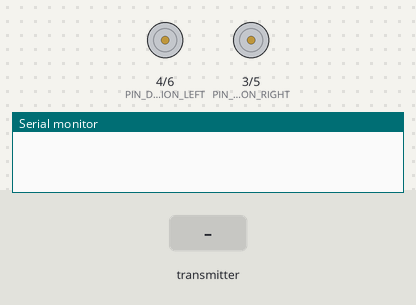
A sketch run on a simulated Arduino Uno, built with avr-gcc and run on an emulated ATmega328P. On the bench: direction and speed pins drawn as motors (green arrow = direction pin HIGH = forward, orange = LOW = backward, longer = more drive), the last lines printed to the serial monitor. Inputs (shaded band) come from the test bench. No radio packets arrive unless stated.

Above: at 1.2 s.
1.3 s: the transmitter starts sending xValue = 0
At 1.6 s:
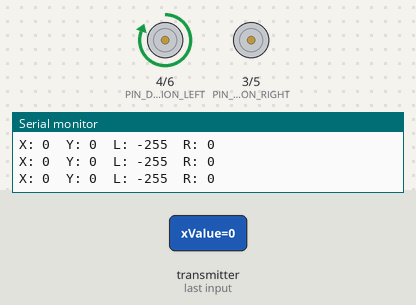
2.8 s: the transmitter starts sending xValue = 256
At 4.0 s:
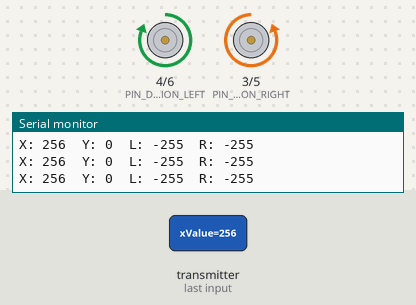
4.3 s: the transmitter starts sending yValue = 512
At 5.1 s:
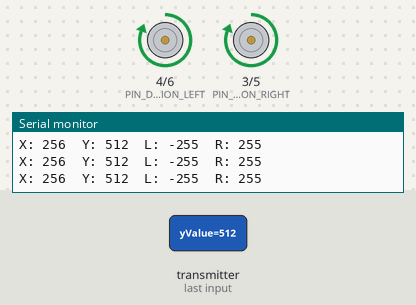
5.8 s: the transmitter starts sending yValue = 1023
At 6.2 s:
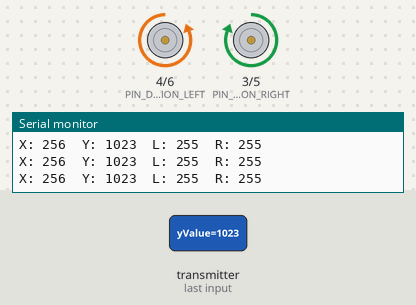
7.3 s: the transmitter starts sending xValue = 1023
At 8.5 s:
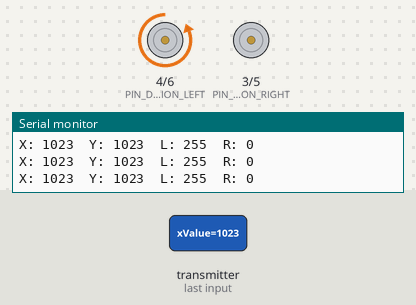
8.8 s: the transmitter starts sending yValue = 0
At 9.7 s:
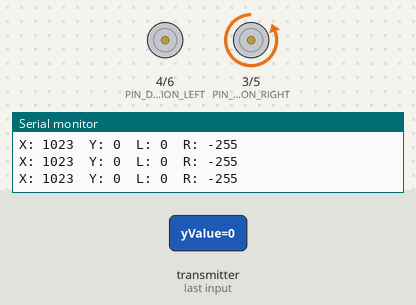
Timing chart, 0 to 11.3 s (numbered marks = the images above; inputs shaded):
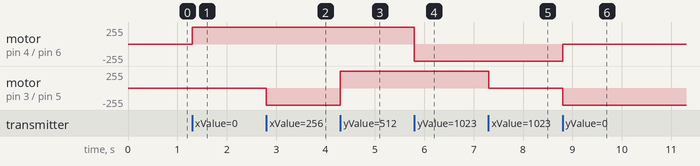

The sketch:

reciever_rover_code.ino
```cpp
#include <SPI.h>          // SPI communication library (needed for nRF24L01)
#include <nRF24L01.h>     // nRF24L01 wireless transceiver definitions
#include <RF24.h>         // Main RF24 library for communication

// Motor pin assignments
#define PIN_DIRECTION_RIGHT 3   // Right motor direction control pin
#define PIN_DIRECTION_LEFT  4   // Left motor direction control pin
#define PIN_MOTOR_PWM_RIGHT 5   // Right motor speed control (PWM)
#define PIN_MOTOR_PWM_LEFT  6   // Left motor speed control (PWM)

// Motor noise prevention
// Solved the issue of the motors making a buzzing noise
#define DEAD_ZONE 80

// Radio Communication
RF24 radio(9, 10);               // CE, CSN pins for nRF24L01
const byte address[6] = "Free1"; // Communication channel ID (must match transmitter) - Tutorial of FreeNove

// Structure for received joystick data
struct Data {
  int xValue;  // Joystick horizontal axis (0–1023)
  int yValue;  // Joystick vertical axis (0–1023)
};
Data data; // Create an instance to store incoming data

// Setup runs once when the Arduino starts
void setup() {
  Serial.begin(9600); // Serial monitor for debugging

  // Motor pins set as outputs
  pinMode(PIN_DIRECTION_RIGHT, OUTPUT);
  pinMode(PIN_DIRECTION_LEFT, OUTPUT);
  pinMode(PIN_MOTOR_PWM_RIGHT, OUTPUT);
  pinMode(PIN_MOTOR_PWM_LEFT, OUTPUT);

  // Initialize the radio for receiving
  radio.begin();
  radio.openReadingPipe(0, address); // Listen on channel "Free1"
  radio.setPALevel(RF24_PA_LOW);     // Low power mode to save energy
  radio.startListening();            // Start listening for incoming data
}


void loop() {

  // Check if data has been received from the transmitter
  if (radio.available()) {
    // Read joystick values into the 'data' structure
    radio.read(&data, sizeof(Data));

    // Center joystick values around zero (instead of 0–1023)
    int x = data.xValue - 512;
    int y = data.yValue - 512;

    // Differential steering calculation
    // Left motor speed = forward/backward + turning
    // Right motor speed = forward/backward - turning
    int speedL = y + x;
    int speedR = y - x;

    // Limit speeds to the motor driver range (-255 to 255)
    speedL = constrain(speedL, -255, 255);
    speedR = constrain(speedR, -255, 255);

    // Apply dead zone
    // If speed is too low, set to 0 to avoid buzzing
    if (abs(speedL) < DEAD_ZONE) speedL = 0;
    if (abs(speedR) < DEAD_ZONE) speedR = 0;

    // Control Left Motor
    if (speedL == 0) {
      // Stop motor
      digitalWrite(PIN_DIRECTION_LEFT, LOW);
      analogWrite(PIN_MOTOR_PWM_LEFT, 0);
    }
    else if (speedL > 0) {
      // Forward rotation
      digitalWrite(PIN_DIRECTION_LEFT, LOW);
      analogWrite(PIN_MOTOR_PWM_LEFT, speedL);
    }
    else {
      // Backward rotation
      digitalWrite(PIN_DIRECTION_LEFT, HIGH);
      analogWrite(PIN_MOTOR_PWM_LEFT, -speedL); // Use absolute value
    }

    // Control Right Motor
    if (speedR == 0) {
      // Stop motor
      digitalWrite(PIN_DIRECTION_RIGHT, LOW);
      analogWrite(PIN_MOTOR_PWM_RIGHT, 0);
    }
    else if (speedR > 0) {
      // Forward rotation
      digitalWrite(PIN_DIRECTION_RIGHT, HIGH);
      analogWrite(PIN_MOTOR_PWM_RIGHT, speedR);
    }
    else {
      // Backward rotation
      digitalWrite(PIN_DIRECTION_RIGHT, LOW);
      analogWrite(PIN_MOTOR_PWM_RIGHT, -speedR); // Use absolute value
    }

    // Debug output to Serial Monitor
    // Useful for ensuring the Control Board with the joystick is responsive
    Serial.print("X: ");
    Serial.print(data.xValue);
    Serial.print("  Y: ");
    Serial.print(data.yValue);
    Serial.print("  L: ");
    Serial.print(speedL);
    Serial.print("  R: ");
    Serial.println(speedR);
  }
}
```

Measured:
- after the input at 1.3 s, motor on pin 4 (PIN_DIRECTION_LEFT) / pin 6 (PIN_MOTOR_PWM_LEFT): stopped → forward 255/255 at once
- after the input at 2.8 s, motor on pin 3 (PIN_DIRECTION_RIGHT) / pin 5 (PIN_MOTOR_PWM_RIGHT): stopped → backward 255/255 at once
- after the input at 4.3 s, motor on pin 3 (PIN_DIRECTION_RIGHT) / pin 5 (PIN_MOTOR_PWM_RIGHT): backward 255/255 → forward 255/255 at once
- after the input at 5.8 s, motor on pin 4 (PIN_DIRECTION_LEFT) / pin 6 (PIN_MOTOR_PWM_LEFT): forward 255/255 → backward 255/255 at once
- after the input at 7.3 s, motor on pin 3 (PIN_DIRECTION_RIGHT) / pin 5 (PIN_MOTOR_PWM_RIGHT): forward 255/255 → stopped at once
- after the input at 8.8 s, motor on pin 4 (PIN_DIRECTION_LEFT) / pin 6 (PIN_MOTOR_PWM_LEFT): backward 255/255 → stopped at once; motor on pin 3 (PIN_DIRECTION_RIGHT) / pin 5 (PIN_MOTOR_PWM_RIGHT): stopped → backward 255/255 at once
